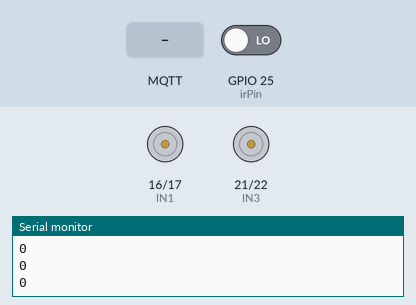
Recording of a sketch running on a simulated ESP32. Parts: motor-driver pin pairs drawn as motors (green arrow = first pin HIGH = forward, orange = second pin HIGH = backward, longer = more drive), the last lines printed to the serial monitor. The test bench sets the inputs (shaded band); at power-on: GPIO 25 (irPin) LOW. WiFi joins after 1.5 s; servers stay silent unless stated; no MQTT or app messages arrive unless stated.

Above: at 1.8 s.
1.9 s: MQTT message "true" arrives on the first subscribed topic
At 2.05 s:
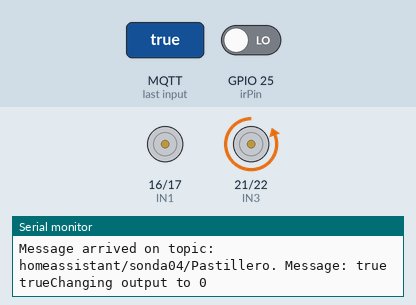
At 2.65 s:
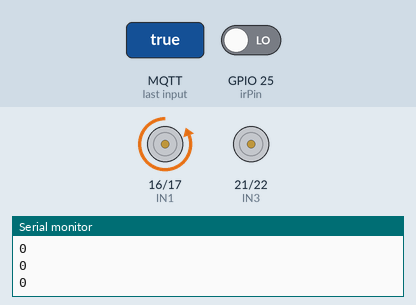
7.9 s: MQTT message "on" arrives on the first subscribed topic
At 8.38 s:
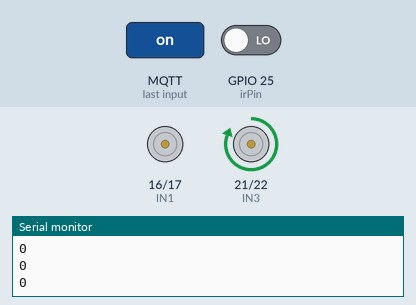
Timing chart, 0 to 63.4 s (numbered marks = the images above; inputs shaded):
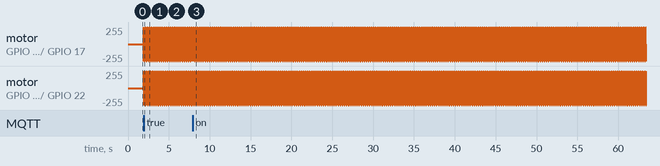

The sketch:

pastillero_final.ino
```cpp
#define IN1  16
#define IN2  17
#define IN3  21
#define IN4  22
#include <WiFi.h>
#include <PubSubClient.h>
const int irPin = 25;
int lastirState = LOW;
int irState = LOW;
#define NUMERO_SONDA "sonda04"
#define TOPIC_PASTILLERO "homeassistant/" NUMERO_SONDA "/Pastillero"
const char* ssid = "UIDEE";
const char* password = "Domotica4$";
const char* mqttBroker = "172.16.0.99";
bool servoStopped = true;
WiFiClient espClient;
PubSubClient client(espClient);
// Secuencia de pasos (par máximo)
int paso [8][4] =
{
  {1, 0, 0, 0},
  {1, 1, 0, 0},
  {0, 1, 0, 0},
  {0, 1, 1, 0},
  {0, 0, 1, 0},
  {0, 0, 1, 1},
  {0, 0, 0, 1},
  {1, 0, 0, 1}
};

void setup()
{
  Serial.begin(115200);
  // Todos los pines en modo salida
  pinMode(IN1, OUTPUT);
  pinMode(IN2, OUTPUT);
  pinMode(IN3, OUTPUT);
  pinMode(IN4, OUTPUT);
  pinMode(irPin, INPUT);
  client.setServer(mqttBroker, 1883);
  client.setCallback(callback);
}

void setup_wifi() {
  delay(10);
  // We start by connecting to a WiFi network
  Serial.println();
  Serial.print("Connecting to ");
  Serial.println(ssid);

  WiFi.begin(ssid, password);

  if (WiFi.status() != WL_CONNECTED) {
    delay(500);
    Serial.print(".");
  }
  if (WiFi.status() == WL_CONNECTED) {
  Serial.println("");
  Serial.println("WiFi connected");
  Serial.println("IP address: ");
  Serial.println(WiFi.localIP());
  }
}

void callback(char* topic, byte* message, unsigned int length) {
  Serial.print("Message arrived on topic: ");
  Serial.print(topic);
  Serial.print(". Message: ");
  String messageTemp;

  for (int i = 0; i < length; i++) {
    Serial.print((char)message[i]);
    messageTemp += (char)message[i];
  }
  Serial.println();
  Serial.print(messageTemp);
  if (String(topic) == TOPIC_PASTILLERO) {
    Serial.print("Changing output to ");
    if(messageTemp == "true"){


    servoStopped = false;
  }
}
}


void reconnect() {
  // Loop until we're reconnected
  if (!client.connected()) {
    Serial.print("Attempting MQTT connection...");
    // Attempt to connect
    if (client.connect(NUMERO_SONDA, "raspi_dali_1", "admin")) {
      Serial.println("connected");
      // Subscribe
      client.subscribe(TOPIC_PASTILLERO);

    } else {
      Serial.print("failed, rc=");
      Serial.print(client.state());
      Serial.println(" try again in 5 seconds");
      // Wait 5 seconds before retrying
      delay(5000);
    }
  }
}

void loop()
{

irState = digitalRead(irPin);

if (!servoStopped){
      for (int i = 0; i < 8; i++) {
                digitalWrite(IN1, paso[i][0]);
                digitalWrite(IN2, paso[i][1]);
                digitalWrite(IN3, paso[i][2]);
                digitalWrite(IN4, paso[i][3]);
                delay(10);
               }
}

  // Detectar cambio de estado del botón
  if (irState != lastirState) {
    if (irState == LOW) { // Cambiar el estado del servo solo en la transición del botón de HIGH a LOW
      if (!servoStopped) {
            digitalWrite(IN1, LOW);
            digitalWrite(IN2, LOW);
            digitalWrite(IN3, LOW);
            digitalWrite(IN4, LOW);
        servoStopped = true;
      }
    }
  }

  Serial.println(irState);
  //delay(100);
  lastirState = irState;
   if (WiFi.status() != WL_CONNECTED){
    setup_wifi();
    }
    if (!client.connected()) {
      reconnect();
    }
    client.loop();


}
```

Measured:
- after the input at 1.9 s, motor on GPIO 16 (IN1) / GPIO 17 (IN2), motor on GPIO 21 (IN3) / GPIO 22 (IN4): stopped → forward 255/255 at once, then repeats every 0.08 s: stopped 0.01 s, backward 255/255 0.02 s, stopped 0.03 s, forward 255/255 0.02 s
